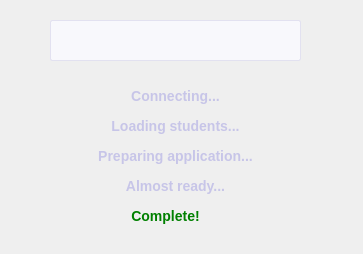
<?xml version="1.0" encoding="UTF-8"?>
<ui version="4.0">
 <class>qbarprogress</class>
 <widget class="QMainWindow" name="qbarprogress">
  <property name="geometry">
   <rect>
    <x>0</x>
    <y>0</y>
    <width>363</width>
    <height>254</height>
   </rect>
  </property>
  <property name="windowTitle">
   <string>MainWindow</string>
  </property>
  <widget class="QWidget" name="centralwidget">
   <widget class="QProgressBar" name="myprogressBar">
    <property name="geometry">
     <rect>
      <x>50</x>
      <y>20</y>
      <width>251</width>
      <height>41</height>
     </rect>
    </property>
    <property name="styleSheet">
     <string notr="true">QProgressBar {
    background-color: #F8F8FC;
    border: 1px solid #E2E1F0;
    border-radius: 2px;
    text-align: center;
    color: #1E1B4B;
    font-family: &quot;Segoe UI&quot;;
    font-size: 12px;
    height: 20px;
}
QProgressBar::chunk {
    background-color: #6D28D9;
    border-radius: 9px;
}</string>
    </property>
    <property name="value">
     <number>0</number>
    </property>
    <property name="textVisible">
     <bool>false</bool>
    </property>
   </widget>
   <widget class="QLabel" name="connecting_label">
    <property name="geometry">
     <rect>
      <x>80</x>
      <y>80</y>
      <width>191</width>
      <height>31</height>
     </rect>
    </property>
    <property name="styleSheet">
     <string notr="true">/* default state — all labels start like this */
QLabel {
    color: #C7C5E8;
    font-family: &quot;Segoe UI&quot;;
    font-size: 14px;
    font-weight: 500;
}</string>
    </property>
    <property name="text">
     <string>Connecting...</string>
    </property>
    <property name="alignment">
     <set>Qt::AlignCenter</set>
    </property>
   </widget>
   <widget class="QLabel" name="loading_label">
    <property name="geometry">
     <rect>
      <x>80</x>
      <y>110</y>
      <width>191</width>
      <height>31</height>
     </rect>
    </property>
    <property name="styleSheet">
     <string notr="true">/* default state — all labels start like this */
QLabel {
    color: #C7C5E8;
    font-family: &quot;Segoe UI&quot;;
    font-size: 14px;
    font-weight: 500;
}</string>
    </property>
    <property name="text">
     <string>Loading students...</string>
    </property>
    <property name="alignment">
     <set>Qt::AlignCenter</set>
    </property>
   </widget>
   <widget class="QLabel" name="preparing_label">
    <property name="geometry">
     <rect>
      <x>80</x>
      <y>140</y>
      <width>191</width>
      <height>31</height>
     </rect>
    </property>
    <property name="styleSheet">
     <string notr="true">/* default state — all labels start like this */
QLabel {
    color: #C7C5E8;
    font-family: &quot;Segoe UI&quot;;
    font-size: 14px;
    font-weight: 500;
}</string>
    </property>
    <property name="text">
     <string>Preparing application...</string>
    </property>
    <property name="alignment">
     <set>Qt::AlignCenter</set>
    </property>
   </widget>
   <widget class="QLabel" name="almost_reading_label">
    <property name="geometry">
     <rect>
      <x>80</x>
      <y>170</y>
      <width>191</width>
      <height>31</height>
     </rect>
    </property>
    <property name="styleSheet">
     <string notr="true">/* default state — all labels start like this */
QLabel {
    color: #C7C5E8;
    font-family: &quot;Segoe UI&quot;;
    font-size: 14px;
    font-weight: 500;
}</string>
    </property>
    <property name="text">
     <string>Almost ready...</string>
    </property>
    <property name="alignment">
     <set>Qt::AlignCenter</set>
    </property>
   </widget>
   <widget class="QLabel" name="Complete_label">
    <property name="geometry">
     <rect>
      <x>70</x>
      <y>200</y>
      <width>191</width>
      <height>31</height>
     </rect>
    </property>
    <property name="styleSheet">
     <string notr="true">/* default state — all labels start like this */
QLabel {
    color: green;
    font-family: &quot;Segoe UI&quot;;
    font-size: 14px;
    font-weight: 500;
}</string>
    </property>
    <property name="text">
     <string>Complete!</string>
    </property>
    <property name="alignment">
     <set>Qt::AlignCenter</set>
    </property>
   </widget>
   <widget class="QLabel" name="percentage_label">
    <property name="geometry">
     <rect>
      <x>90</x>
      <y>229</y>
      <width>151</width>
      <height>21</height>
     </rect>
    </property>
    <property name="styleSheet">
     <string notr="true">/* default state — all labels start like this */
QLabel {
    color: blue;
    font-family: &quot;Segoe UI&quot;;
    font-size: 14px;
    font-weight: 500;
}</string>
    </property>
    <property name="text">
     <string/>
    </property>
    <property name="alignment">
     <set>Qt::AlignCenter</set>
    </property>
   </widget>
  </widget>
 </widget>
 <resources/>
 <connections/>
</ui>
